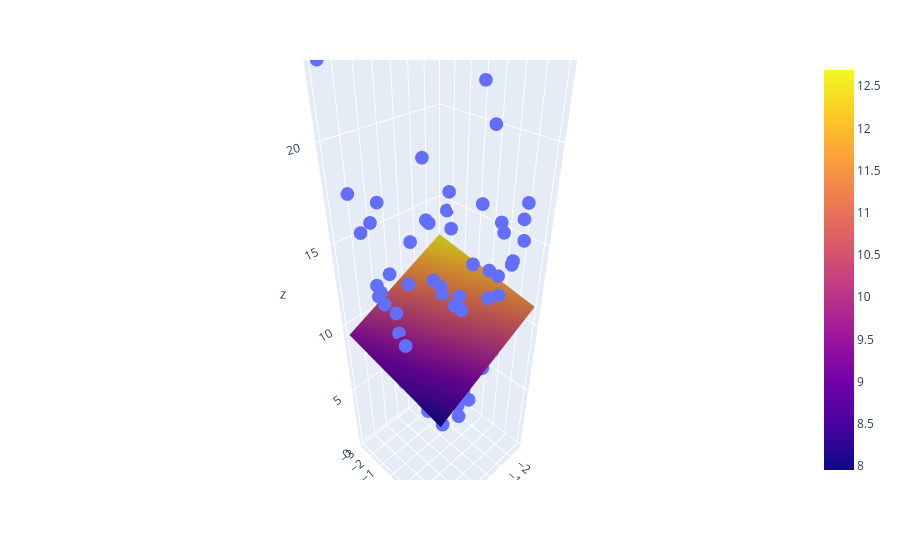

Notebook code cell kept with this figure:
### Code cell
import plotly.graph_objects as go

fig = px.scatter_3d(df, x=x.ravel(), y=y.ravel(), z = z.ravel())
fig.add_trace(go.Surface(x=x_input, y=y_input, z=z_final))
fig.show()
